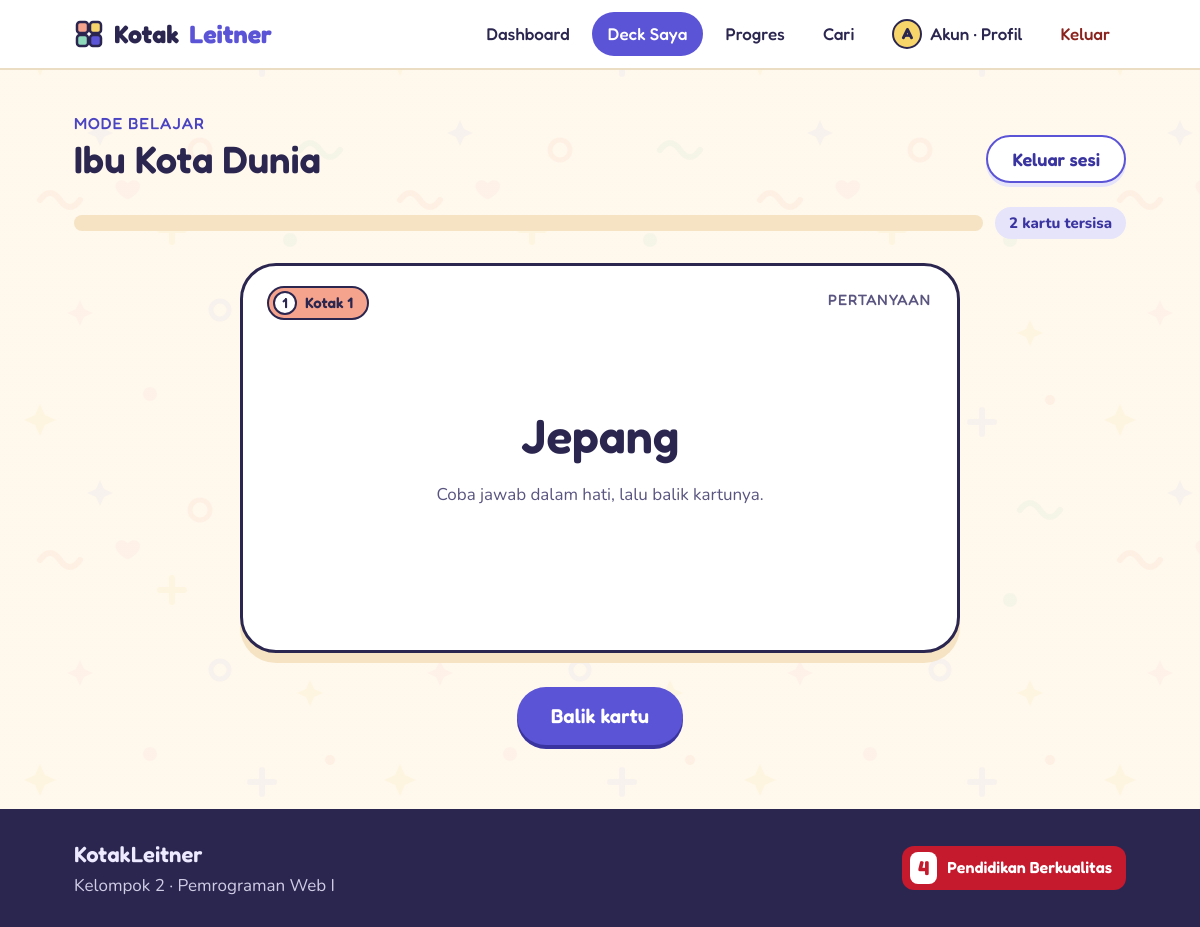
Screenshot of /belajar.php?deck=2&baru=1 (signed in) with the database file from the repository.
### tables this page shows
CREATE TABLE deck (
  id INT AUTO_INCREMENT PRIMARY KEY,
  user_id INT NOT NULL,
  nama VARCHAR(60) NOT NULL,
  deskripsi VARCHAR(200) NOT NULL DEFAULT '',
  warna TINYINT NOT NULL DEFAULT 1,
  karakter VARCHAR(20) NOT NULL DEFAULT 'kucing',
  FOREIGN KEY (user_id) REFERENCES users(id) ON DELETE CASCADE
);

CREATE TABLE kartu (
  id INT AUTO_INCREMENT PRIMARY KEY,
  deck_id INT NOT NULL,
  depan VARCHAR(200) NOT NULL,
  belakang VARCHAR(300) NOT NULL,
  kotak TINYINT NOT NULL DEFAULT 1,
  jadwal DATE NOT NULL,
  FOREIGN KEY (deck_id) REFERENCES deck(id) ON DELETE CASCADE
);

### belajar.php (the view, shortened to what this page needs)
<?php
require_once 'cek_login.php';
$uid = (int)$_SESSION['user_id'];
$deck_id = isset($_GET['deck']) ? (int)$_GET['deck'] : 0;
$nama_deck = 'Semua deck';
$syarat_deck = '';
if ($deck_id > 0) {
    $q = mysqli_query($conn, "SELECT * FROM deck WHERE id=$deck_id AND user_id=$uid");
    $deck = mysqli_fetch_assoc($q);
    $nama_deck = $deck['nama'];
    $syarat_deck = "AND d.id = $deck_id";
}
$sql_due = "FROM kartu k JOIN deck d ON k.deck_id = d.id WHERE d.user_id=$uid AND k.jadwal <= CURDATE() $syarat_deck";
$q = mysqli_query($conn, "SELECT k.* $sql_due ORDER BY k.kotak, k.id LIMIT 1");
$kartu = mysqli_fetch_assoc($q);
$q = mysqli_query($conn, "SELECT COUNT(*) AS n $sql_due");
$sisa = (int)mysqli_fetch_assoc($q)['n'];
$benar = $_SESSION['sesi']['benar'];
$salah = $_SESSION['sesi']['salah'];
$sudah = $benar + $salah;
$persen = ($sudah + $sisa) > 0 ? round($sudah / ($sudah + $sisa) * 100) : 0;
include 'header.php';
?>
<div class="wrap stack">
  <div class="page-head" style="margin-bottom:0">
    <div>
      <span class="eyebrow">Mode belajar</span>
      <h1 style="font-size:38px"><?= e($nama_deck) ?></h1>
    </div>
    <a class="btn btn-sec" href="<?= $deck_id > 0 ? 'kartu.php?deck=' . $deck_id : 'dashboard.php' ?>">Keluar sesi</a>
  </div>
<?php if ($kartu): ?>
  <div class="progress-row">
    <div class="bar"><i style="width:<?= $persen ?>%"></i></div>
    <span class="chip"><?= $sisa ?> kartu tersisa</span>
  </div>
  <div class="scene" style="max-width:720px;margin:0 auto;width:100%">
    <div class="fc3d" id="kartu3d">
      <div class="face">
        <div class="fc">
          <span class="tag"><?= badge_kotak($kartu['kotak']) ?></span>
          <span class="side">Pertanyaan</span>
          <div class="big"><?= nl2br(e($kartu['depan'])) ?></div>
          <p class="muted">Coba jawab dalam hati, lalu balik kartunya.</p>
        </div>
      </div>
      <div class="face rev">
        <div class="fc back">
          <span class="tag"><?= badge_kotak($kartu['kotak']) ?></span>
          <span class="side">Jawaban</span>
          <div class="big"><?= nl2br(e($kartu['belakang'])) ?></div>
        </div>
      </div>
    </div>
  </div>
  <div class="flipbtns">
    <button class="btn btn-pri btn-lg" type="button" id="tombolBalik">Balik kartu</button>
  </div>
<?php endif; ?>
</div>
<?php include 'footer.php'; ?>

### koneksi.php (shortened to what this page needs)
<?php
function e($teks) {
    return htmlspecialchars($teks, ENT_QUOTES, 'UTF-8');
}
function badge_kotak($k) {
    return '<span class="bdg k' . (int)$k . '"><i>' . (int)$k . '</i>Kotak ' . (int)$k . '</span>';
}

### assets/style.css (style rules this page uses)
:root { --bg:#FFF8EC;--sand:#FCEFD9;--sand2:#F5E3C3;--line:#EBDDC3;--edge:#8E88C6;--ink:#2B2650;--ink2:#5A5580;--pri:#5B54D6;--pri-d:#4A43C2;--pri-dd:#3A34A0;--pri-l:#E6E4FB;--pri-ll:#F3F2FD;--coral:#F6A38D;--coral-l:#FDE3DB;--coral-d:#8A231D;--yellow:#F8D56B;--yellow-l:#FFF1C2;--mint:#8FD9BB;--mint-l:#D8F3E6;--sky:#A8B5F7;--pink:#F7B6C8;--ok:#1F7A58;--danger:#C2362E;--hd:'Fredoka','Baloo 2',system-ui,sans-serif;--bd:'Nunito',system-ui,sans-serif }
html,body { margin:0;padding:0;min-height:100% }
.kl,.kl * { box-sizing:border-box }
.kl h1,.kl h2,.kl h3,.kl h4 { font-family:var(--hd);font-weight:600;margin:0;line-height:1.2;color:var(--ink) }
.kl h1 { font-size:48px }
.kl p { margin:0 }
.kl .muted { color:var(--ink2) }
.kl a { color:var(--pri-d) }
.kl .wrap { max-width:1100px;margin:0 auto;padding:0 24px;width:100% }
.kl .eyebrow { font-family:var(--hd);font-weight:500;font-size:16px;letter-spacing:.06em;text-transform:uppercase;color:var(--pri-d) }
.kl .btn { display:inline-flex;align-items:center;justify-content:center;gap:8px;min-height:48px;padding:0 24px;border-radius:999px;border:2px solid transparent;font-family:var(--hd);font-weight:600;font-size:18px;line-height:1;text-decoration:none;cursor:pointer;transition:transform .15s,background .15s,box-shadow .15s,border-color .15s;white-space:nowrap }
.kl .btn-pri { background:var(--pri);color:#fff;box-shadow:0 4px 0 var(--pri-dd) }
.kl .btn-sec { background:#fff;color:var(--pri-dd);border-color:var(--pri);box-shadow:0 4px 0 var(--pri-l) }
.kl .btn-lg { min-height:58px;padding:0 32px;font-size:20px }
.kl .bdg { display:inline-flex;align-items:center;gap:8px;padding:3px 14px 3px 4px;border-radius:999px;font-family:var(--hd);font-weight:600;font-size:15px;line-height:1.4;border:2px solid var(--ink);color:var(--ink);white-space:nowrap }
.kl .bdg i { font-style:normal;width:24px;height:24px;border-radius:50%;background:#fff;border:2px solid var(--ink);display:inline-flex;align-items:center;justify-content:center;font-size:14px }
.kl .k1 { background:#F6A38D }
.kl .chip { display:inline-flex;align-items:center;gap:6px;padding:4px 14px;border-radius:999px;background:var(--pri-l);color:var(--pri-dd);font-weight:800;font-size:15px }
.kl .bar { height:16px;border-radius:999px;background:var(--sand2);overflow:hidden }
.kl .fc { background:#fff;border:3px solid var(--ink);border-radius:36px;box-shadow:0 10px 0 var(--sand2);display:flex;flex-direction:column;align-items:center;justify-content:center;text-align:center;padding:36px;gap:16px;position:relative }
.kl .fc.back { background:var(--yellow-l) }
.kl .fc .big { font-family:var(--hd);font-weight:600;font-size:48px;line-height:1.2 }
.kl .fc .tag { position:absolute;top:20px;left:24px }
.kl .fc .side { position:absolute;top:22px;right:26px;font-family:var(--hd);font-weight:500;font-size:15px;letter-spacing:.06em;text-transform:uppercase;color:var(--ink2) }
.kl .scene { perspective:1400px }
.kl .fc3d { position:relative;height:400px;transform-style:preserve-3d;transition:transform .7s cubic-bezier(.4,.2,.2,1) }
.kl .face { position:absolute;inset:0;backface-visibility:hidden;-webkit-backface-visibility:hidden }
.kl .face.rev { transform:rotateY(180deg) }
.kl .stack { display:flex;flex-direction:column;gap:24px }
.kl .page-head { display:flex;align-items:flex-end;justify-content:space-between;gap:16px;flex-wrap:wrap;margin-bottom:28px }
.kl button.btn,.kl button.qpill { font-family:var(--hd) }
.kl .progress-row { display:flex;align-items:center;gap:12px }
.kl .progress-row .bar { flex:1 }
.kl .flipbtns { display:flex;gap:16px;justify-content:center;flex-wrap:wrap }
.kl .face .fc { height:calc(100% - 10px) }

### rows the page displays
deck: nama "Ibu Kota Dunia"
kartu: kotak "1", depan "Jepang"

### other values shown
substr($_SESSION['nama'], 0, 1) "A"
nama_depan($_SESSION['nama']) "Akun"
$sisa "2"
